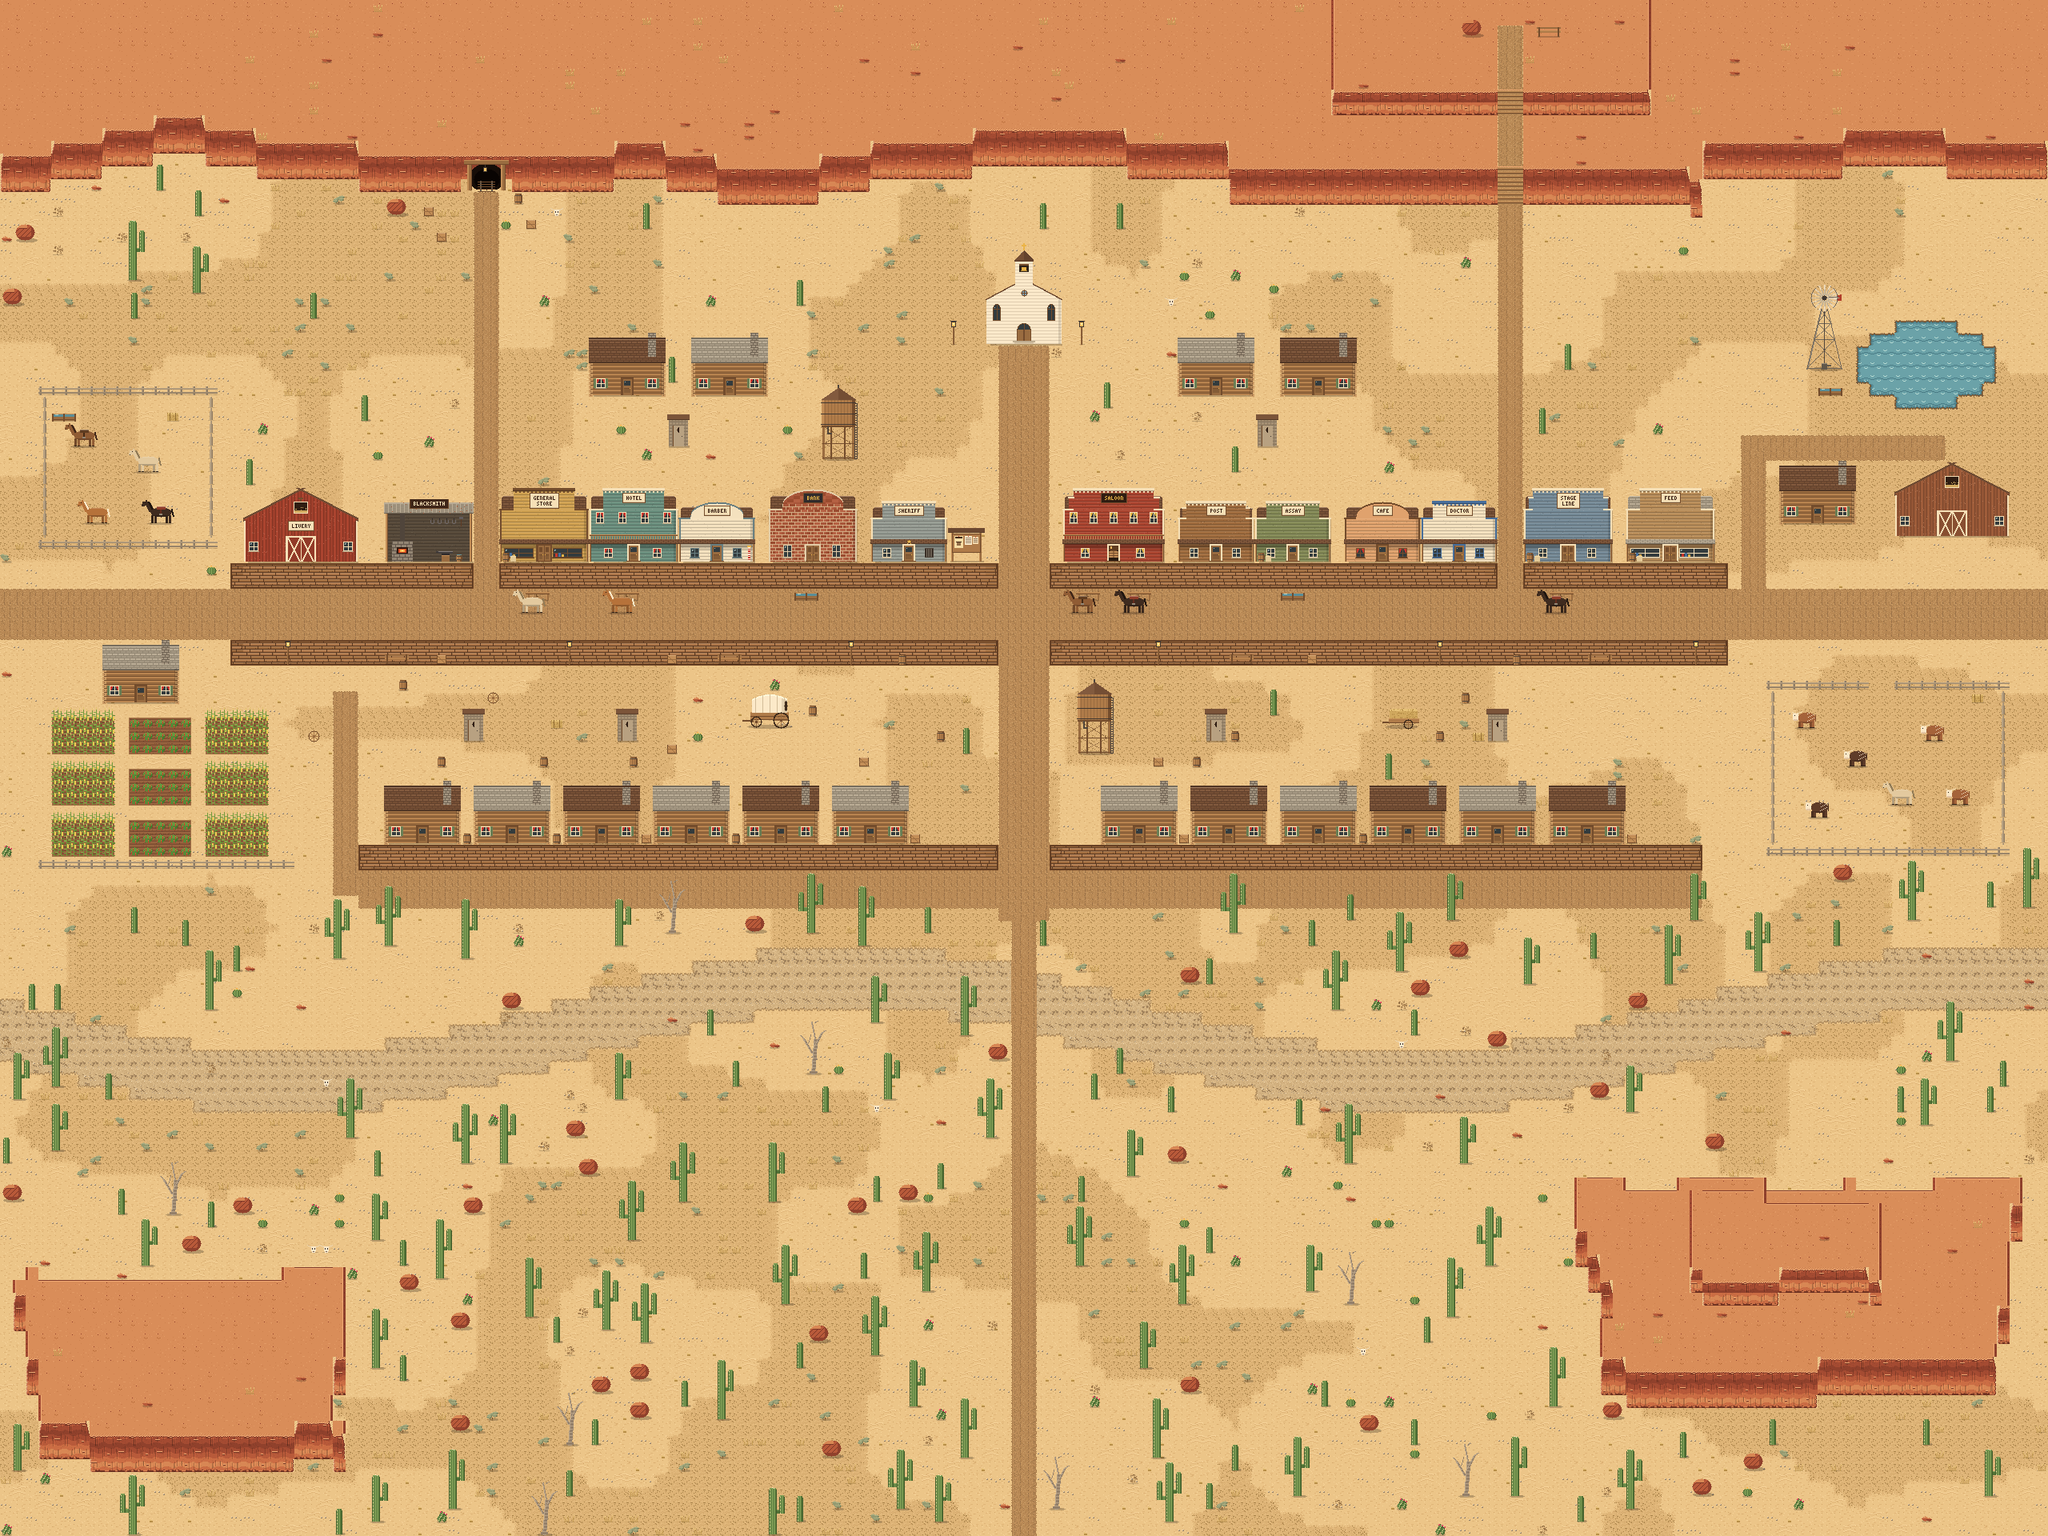

A 2D game scene composited from a Tiled map and its tileset images. What follows is a short description and the map's XML, with each tile layer's data collapsed to a summary:
An orthogonal 160x120 tile map with 16x16 px tiles, 3 tile layers (ground, deco, over).

<map version="1.10" tiledversion="1.10.2" orientation="orthogonal" renderorder="right-down" width="160" height="120" tilewidth="16" tileheight="16" infinite="0" nextlayerid="4" nextobjectid="1">
  <tileset firstgid="1" name="western" tilewidth="16" tileheight="16" tilecount="1008" columns="16">
    <image source="western-tiles.png" width="256" height="1008" />
    <tile id="100">
      <animation>
      <frame tileid="100" duration="300" />
      <frame tileid="1005" duration="300" />
      <frame tileid="1006" duration="300" />
      <frame tileid="1007" duration="300" />
      </animation>
    </tile>
  </tileset>
  <layer id="1" name="ground" width="160" height="120">
    <data>[19200 cells, 19200 non-empty, 67 distinct tile ids]</data>
  </layer>
  <layer id="2" name="deco" width="160" height="120">
    <data>[19200 cells, 2458 non-empty, 231 distinct tile ids]</data>
  </layer>
  <layer id="3" name="over" width="160" height="120">
    <data>[19200 cells, 1959 non-empty, 656 distinct tile ids]</data>
  </layer>
</map>
